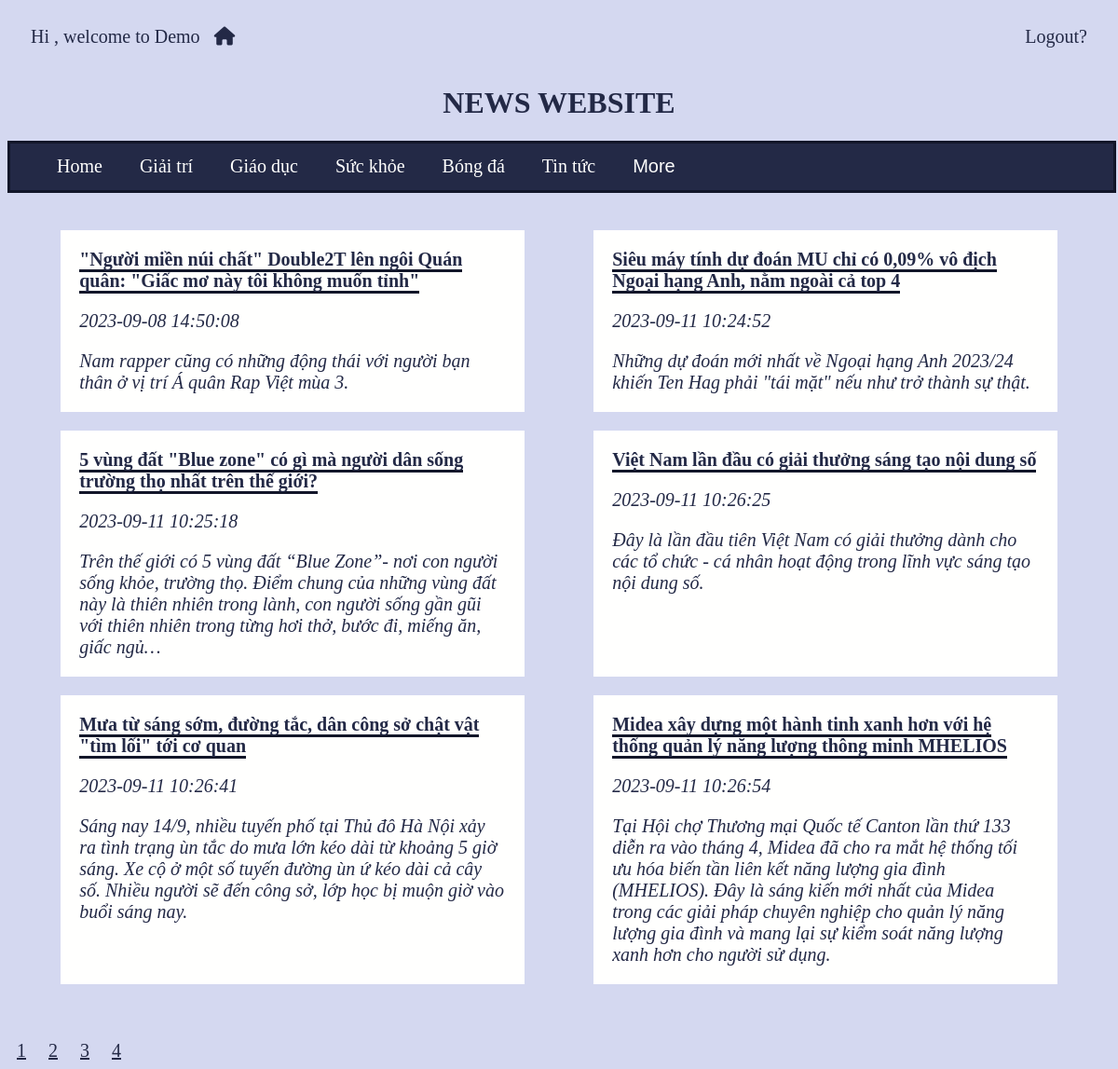
/vdWebTinTuc/public/index.php, run on the app's committed database.
### tables this page shows
CREATE TABLE `categories` (
  `id` int(15) NOT NULL,
  `name` varchar(255) NOT NULL,
  `created_by` int(15) NOT NULL,
  `created_time` datetime DEFAULT current_timestamp()
);

CREATE TABLE `posts` (
  `id` int(15) NOT NULL,
  `cate_id` int(15) NOT NULL,
  `name` varchar(255) NOT NULL,
  `description` varchar(1000) NOT NULL,
  `content` text NOT NULL,
  `created_by` int(14) NOT NULL,
  `created_time` datetime DEFAULT current_timestamp()
);

### vdWebTinTuc/apps/libs/router.php (called while the page is built, shortened)
<?php
    class apps_libs_router{
        public function getGET($name = null){
            if($name !== null)
                return isset($_GET[$name]) ? $_GET[$name] : null;
            return $_GET;
        }
        public function createUrl($url, $param = []) {
            if($url)
                $param[self::PARAM_NAME] = $url;
            return $_SERVER['PHP_SELF'].'?'. http_build_query($param);
        }
    }
?>

### vdWebTinTuc/apps/libs/dbConnection.php (called while the page is built, shortened)
<?php
    class apps_libs_dbConnection{
        protected $username = 'root';
        protected $password = "";
        protected $host = 'localhost';
        protected $database = 'PHP';
        protected $tableName;
        protected $queryParams = [];
        protected static $connectionInstance = null;
        public function connect() {
            if(self::$connectionInstance === null){
                try{
                    self::$connectionInstance = new PDO('mysql:host='.$this->host.';dbname='.$this->database,
                            $this->username, $this->password);
                    self::$connectionInstance->setAttribute(PDO::ATTR_ERRMODE, PDO::ERRMODE_EXCEPTION);
                } catch (Exception $ex) {
                    echo "ERROR: ".$ex->getMessage();
                    die();
                }
            }
        }
        public function query($sql, $param = []) {
            $q = self::$connectionInstance->prepare($sql);
            if(is_array($param) && $param)
                $q->execute($param);
            else
                $q->execute();
            return $q;
        }
        public function buildQueryParams($params = []) {
            $default = [
                "SELECT"=>"*",
                "WHERE"=>"",
                "OTHER"=>"",
                "params"=>"",
                "field"=>"",
                "value"=>[],
                "JOIN"=>""
            ];
            $this->queryParams = array_merge($default, $params);
            return $this;
        }
        public function buildCondition($condition){
            if(trim($condition))
                return "WHERE ".$condition;
            else
                return "";
        }
        public function select() {
            $sql = "SELECT ".$this->queryParams['SELECT']
                   ." FROM ".$this->tableName
                   ." ".$this->queryParams['JOIN']
                   ." ".$this->buildCondition($this->queryParams['WHERE'])
                   ." ".$this->queryParams['OTHER'];
            $query = $this->query($sql, $this->queryParams['params']);
            return $query->fetchAll(PDO::FETCH_ASSOC);
        }
    }
?>

### vdWebTinTuc/public/index.php (the view, shortened to what this page needs)
<?php
$router = new apps_libs_router();
$page = $router->getGET("page") ? intval($router->getGET("page")) : 1;
$posts = new apps_models_posts();
$numPost = count($posts->buildQueryParams([
            'WHERE' => $router->getGET('cate_id') ? "cate_id = " . intval($router->getGET('cate_id')) : ""])->select());
$numPage = intval(ceil($numPost / 6));
$listPost = $posts->buildQueryParams([
            'WHERE' => $router->getGET('cate_id') ? "cate_id = " . intval($router->getGET('cate_id')) : "",
            'OTHER' => "LIMIT 6 OFFSET " . (intval($page) - 1) * 6
        ])->select();
?>
<html>
    <head>
        <?php include 'navbar.php'?>
    </head>
    <body>
        <ul class="list">
        <?php
        foreach ($listPost as $row) {
            ?>
            <li><a href="<?= $router->createUrl('../public/postDetail', ['id' => $row['id'], "page" => $page]) ?>">
            <?= $row['name'] ?></a>
                <p><i><?= $row['created_time']?></i></p>
            <p><?= $row['description'] ?></p>
            </li>
            <?php
        }
        ?>
        </ul>
        <div class="link">
            <?php
            if($numPage == 0){
                ?><p>Post's Number = 0</p><?php
            }else{
                for ($i = 1; $i <= $numPage; $i++) {
                ?>
                <a href="<?= $router->createUrl('../public/index', ["cate_id" => $router->getGET('cate_id'), "page" => $i]) ?>"><?= $i ?></a>
                <?php
            }}
            ?>
        </div>
    </body>
</html>

### vdWebTinTuc/public/navbar.php (shortened to what this page needs)
<?php
$categories = new apps_models_categories();
?>
<html>
    <head>
        <link rel="stylesheet" href="../CSS/public.css">
        <?php include '../admin/head.php'?>
    </head>
    <body>
        <h1>NEWS WEBSITE</h1>
        <div class="tag">
            <a href="<?= $router->createUrl('../public/index') ?>" id='home'>Home</a>
            <?php
            foreach ($categories->buildQueryParams([
                'OTHER' => "LIMIT 5"
            ])->select() as $row) {
                ?>
                <a href="<?= $router->createUrl('../public/index', ["cate_id" => $row["id"], "page" => $page]) ?>"><?= $row["name"] ?></a>
                <?php
            }
            ?>
            <div class="dropdown">
                <button id="btn">More</button>
            </div>
        </div>
    </body>
</html>

### vdWebTinTuc/CSS/public.css (style rules this page uses)
h1 { text-align: center; }
.tag { width: 100%; height: 50px; background-color: var(--dark-color); display: flex; align-items: center; overflow: hidden; border: 3px solid var(--border-color); }
.tag a, .dropdown #btn, .dropdown-content a { font-size: 20px; text-decoration: none; color: var(--light-color); padding: 15px 20px; transition: .5s; }
#home { margin-left: 30px; }
#btn { border: none; outline: none; background-color: var(--dark-color); }
.list { font-size: 20px; list-style: none; margin-top: 20px; padding: 20px; display: flex; justify-content: space-around; flex-wrap: wrap; }
.list li { width: 40%; background-color: var(--light-color); padding: 20px; margin-bottom: 20px; }
.list a { text-decoration: none; color: currentColor; font-weight: bold; border-bottom: 3px solid var(--border-color); }
.list p { padding: 0; margin-bottom: 0; font-style: italic; }

### vdWebTinTuc/admin/head.php (style rules this page uses)
:root { --dark-color: #232946; --light-color: #fffffe; --effect-color: #eebbc3; --border-color: #121629; --read-color: #d4d8f0; }
body { font-family: vPoppinsR; background-color: var(--read-color); color: var(--dark-color); }
p { font-size: 20px; padding: 0 25px; color: currentColor; }

### vdWebTinTuc/public/index.php (style rules this page uses)
.link a { color: currentColor; padding: 0 10px; font-size: 20px; }

### data on the page
categories: name "Giải trí"
categories: name "Giáo dục"
categories: name "Sức khỏe"
categories: name "Bóng đá"
categories: name "Tin tức"
posts: name "\"Người miền núi chất\" Double2T lên ngôi Quán quân: \"Giấc mơ này tôi không muốn tỉnh\"", created_time "2023-09-08 14:50:08", description "Nam rapper cũng có những động thái với người bạn thân ở vị trí Á quân Rap Việt mùa 3."
posts: name "Siêu máy tính dự đoán MU chỉ có 0,09% vô địch Ngoại hạng Anh, nằm ngoài cả top 4", created_time "2023-09-11 10:24:52", description "Những dự đoán mới nhất về Ngoại hạng Anh 2023/24 khiến Ten Hag phải \"tái mặt\" nếu như trở thành sự thật."
posts: name "5 vùng đất \"Blue zone\" có gì mà người dân sống trường thọ nhất trên thế giới?", created_time "2023-09-11 10:25:18", description "Trên thế giới có 5 vùng đất “Blue Zone”- nơi con người sống khỏe, trường thọ. Điểm chung của những vùng đất này là thiên nhiên trong lành, con người sống gần gũi với thiên nhiên trong từng hơi thở, bước đi, miếng ăn, giấc ngủ…"
posts: name "Việt Nam lần đầu có giải thưởng sáng tạo nội dung số", created_time "2023-09-11 10:26:25", description "Đây là lần đầu tiên Việt Nam có giải thưởng dành cho các tổ chức - cá nhân hoạt động trong lĩnh vực sáng tạo nội dung số."
posts: name "Mưa từ sáng sớm, đường tắc, dân công sở chật vật \"tìm lối\" tới cơ quan", created_time "2023-09-11 10:26:41", description "Sáng nay 14/9, nhiều tuyến phố tại Thủ đô Hà Nội xảy ra tình trạng ùn tắc do mưa lớn kéo dài từ khoảng 5 giờ sáng. Xe cộ ở một số tuyến đường ùn ứ kéo dài cả cây số. Nhiều người sẽ đến công sở, lớp học bị muộn giờ vào buổi sáng nay."
posts: name "Midea xây dựng một hành tinh xanh hơn với hệ thống quản lý năng lượng thông minh MHELIOS", created_time "2023-09-11 10:26:54", description "Tại Hội chợ Thương mại Quốc tế Canton lần thứ 133 diễn ra vào tháng 4, Midea đã cho ra mắt hệ thống tối ưu hóa biến tần liên kết năng lượng gia đình (MHELIOS). Đây là sáng kiến mới nhất của Midea trong các giải pháp chuyên nghiệp cho quản lý năng lượng gia đình và mang lại sự kiểm soát năng lượng xanh hơn cho người sử dụng."
